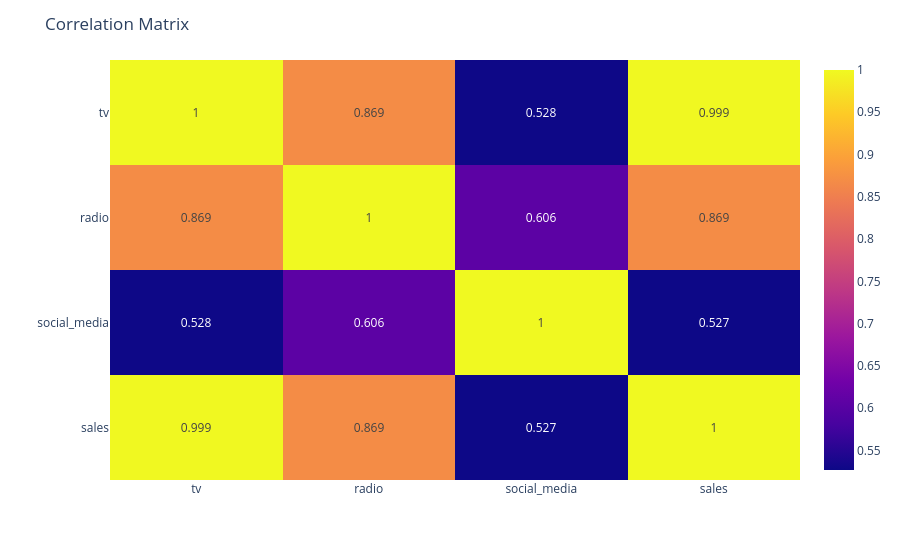

The notebook cell this image was saved under:
### Code cell
# Plot
fig = px.imshow(
    corr,
    text_auto=True,
    aspect="auto",
)

# Improve layout
fig.update_layout(
    title="Correlation Matrix",
    xaxis_title="",
    yaxis_title="",
)

fig.show()

### Figure 1 — Plotly figure (JSON) as saved in the notebook; plotly's stock layout.template omitted (floating-point values rounded to 4 significant figures)
{"data": [{"coloraxis": "coloraxis", "hovertemplate": "x: %{x}<br>y: %{y}<br>color: %{z}<extra></extra>", "name": "0", "texttemplate": "%{z}", "type": "heatmap", "x": ["tv", "radio", "social_media", "sales"], "xaxis": "x", "y": ["tv", "radio", "social_media", "sales"], "yaxis": "y", "z": [[1.0, 0.869, 0.528, 0.999], [0.869, 1.0, 0.606, 0.869], [0.528, 0.606, 1.0, 0.527], [0.999, 0.869, 0.527, 1.0]]}], "layout": {"coloraxis": {"colorscale": [[0, "#0d0887"], [0.1111, "#46039f"], [0.2222, "#7201a8"], [0.3333, "#9c179e"], [0.4444, "#bd3786"], [0.5556, "#d8576b"], [0.6667, "#ed7953"], [0.7778, "#fb9f3a"], [0.8889, "#fdca26"], [1, "#f0f921"]]}, "margin": {"t": 60}, "title": {"text": "Correlation Matrix"}, "xaxis": {"anchor": "y", "domain": [0, 1], "title": {"text": ""}}, "yaxis": {"anchor": "x", "autorange": "reversed", "domain": [0, 1], "title": {"text": ""}}}}
